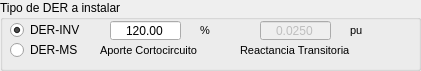
    <widget class="QGroupBox" name="Box_cc_ap_ls">
     <property name="geometry">
      <rect>
       <x>460</x>
       <y>10</y>
       <width>421</width>
       <height>71</height>
      </rect>
     </property>
     <property name="title">
      <string>Tipo de DER a instalar</string>
     </property>
     <widget class="QgsDoubleSpinBox" name="ap_cc_ls">
      <property name="geometry">
       <rect>
        <x>110</x>
        <y>20</y>
        <width>71</width>
        <height>21</height>
       </rect>
      </property>
      <property name="alignment">
       <set>Qt::AlignCenter</set>
      </property>
      <property name="buttonSymbols">
       <enum>QAbstractSpinBox::NoButtons</enum>
      </property>
      <property name="correctionMode">
       <enum>QAbstractSpinBox::CorrectToNearestValue</enum>
      </property>
      <property name="minimum">
       <double>1.000000000000000</double>
      </property>
      <property name="maximum">
       <double>1000000.000000000000000</double>
      </property>
      <property name="singleStep">
       <double>0.000000000000000</double>
      </property>
      <property name="value">
       <double>120.000000000000000</double>
      </property>
      <property name="showClearButton" stdset="0">
       <bool>true</bool>
      </property>
      <property name="clearValue" stdset="0">
       <bool>false</bool>
      </property>
     </widget>
     <widget class="QRadioButton" name="DER_PV">
      <property name="geometry">
       <rect>
        <x>10</x>
        <y>20</y>
        <width>81</width>
        <height>20</height>
       </rect>
      </property>
      <property name="text">
       <string>DER-INV</string>
      </property>
      <property name="checked">
       <bool>true</bool>
      </property>
     </widget>
     <widget class="QRadioButton" name="DER_MS">
      <property name="geometry">
       <rect>
        <x>10</x>
        <y>40</y>
        <width>71</width>
        <height>20</height>
       </rect>
      </property>
      <property name="text">
       <string>DER-MS</string>
      </property>
      <property name="checked">
       <bool>false</bool>
      </property>
     </widget>
     <widget class="QLabel" name="label_per_dev_bt_ls_2">
      <property name="geometry">
       <rect>
        <x>100</x>
        <y>40</y>
        <width>121</width>
        <height>20</height>
       </rect>
      </property>
      <property name="font">
       <font>
        <pointsize>8</pointsize>
       </font>
      </property>
      <property name="text">
       <string>Aporte Cortocircuito</string>
      </property>
     </widget>
     <widget class="QLabel" name="label_per_dev_bt_ls_3">
      <property name="geometry">
       <rect>
        <x>240</x>
        <y>40</y>
        <width>151</width>
        <height>20</height>
       </rect>
      </property>
      <property name="font">
       <font>
        <pointsize>8</pointsize>
       </font>
      </property>
      <property name="text">
       <string>Reactancia Transitoria</string>
      </property>
     </widget>
     <widget class="QgsDoubleSpinBox" name="ap_ms">
      <property name="enabled">
       <bool>false</bool>
      </property>
      <property name="geometry">
       <rect>
        <x>260</x>
        <y>20</y>
        <width>71</width>
        <height>21</height>
       </rect>
      </property>
      <property name="alignment">
       <set>Qt::AlignCenter</set>
      </property>
      <property name="buttonSymbols">
       <enum>QAbstractSpinBox::NoButtons</enum>
      </property>
      <property name="correctionMode">
       <enum>QAbstractSpinBox::CorrectToNearestValue</enum>
      </property>
      <property name="decimals">
       <number>4</number>
      </property>
      <property name="minimum">
       <double>0.000000000000000</double>
      </property>
      <property name="maximum">
       <double>1000000.000000000000000</double>
      </property>
      <property name="singleStep">
       <double>0.000000000000000</double>
      </property>
      <property name="value">
       <double>0.025000000000000</double>
      </property>
      <property name="showClearButton" stdset="0">
       <bool>true</bool>
      </property>
      <property name="clearValue" stdset="0">
       <bool>false</bool>
      </property>
     </widget>
     <widget class="QLabel" name="label_per_dev_bt_ls_4">
      <property name="geometry">
       <rect>
        <x>200</x>
        <y>20</y>
        <width>16</width>
        <height>20</height>
       </rect>
      </property>
      <property name="font">
       <font>
        <pointsize>8</pointsize>
       </font>
      </property>
      <property name="text">
       <string>%</string>
      </property>
     </widget>
     <widget class="QLabel" name="label_per_dev_bt_ls_5">
      <property name="geometry">
       <rect>
        <x>350</x>
        <y>20</y>
        <width>16</width>
        <height>20</height>
       </rect>
      </property>
      <property name="font">
       <font>
        <pointsize>8</pointsize>
       </font>
      </property>
      <property name="text">
       <string>pu</string>
      </property>
     </widget>
    </widget>
